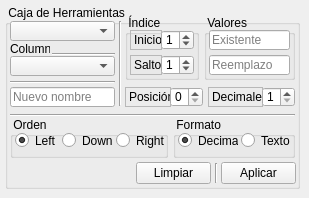
    <widget class="QWidget" name="util_transf_tab">
     <attribute name="title">
      <string notr="true">Transformación</string>
     </attribute>
     <widget class="QGroupBox" name="util_transfTools_groupBox">
      <property name="geometry">
       <rect>
        <x>5</x>
        <y>5</y>
        <width>295</width>
        <height>184</height>
       </rect>
      </property>
      <property name="title">
       <string notr="true"> Caja de Herramientas</string>
      </property>
      <widget class="QGroupBox" name="util_transfTools_order_groupBox">
       <property name="geometry">
        <rect>
         <x>5</x>
         <y>112</y>
         <width>158</width>
         <height>41</height>
        </rect>
       </property>
       <property name="title">
        <string notr="true"> Orden</string>
       </property>
       <widget class="QRadioButton" name="util_transfTools_orderDown_radioButton">
        <property name="geometry">
         <rect>
          <x>52</x>
          <y>16</y>
          <width>50</width>
          <height>15</height>
         </rect>
        </property>
        <property name="text">
         <string notr="true">Down</string>
        </property>
       </widget>
       <widget class="QRadioButton" name="util_transfTools_orderRight_radioButton">
        <property name="geometry">
         <rect>
          <x>106</x>
          <y>16</y>
          <width>50</width>
          <height>15</height>
         </rect>
        </property>
        <property name="text">
         <string notr="true">Right</string>
        </property>
       </widget>
       <widget class="QRadioButton" name="util_transfTools_orderLeft_radioButton">
        <property name="geometry">
         <rect>
          <x>5</x>
          <y>16</y>
          <width>43</width>
          <height>15</height>
         </rect>
        </property>
        <property name="text">
         <string notr="true">Left</string>
        </property>
        <property name="checked">
         <bool>true</bool>
        </property>
       </widget>
      </widget>
      <widget class="QComboBox" name="util_transfTools_columnSelection_comboBox">
       <property name="geometry">
        <rect>
         <x>5</x>
         <y>51</y>
         <width>105</width>
         <height>20</height>
        </rect>
       </property>
       <property name="currentText">
        <string notr="true"/>
       </property>
      </widget>
      <widget class="QLabel" name="util_transfTools_column_label">
       <property name="geometry">
        <rect>
         <x>5</x>
         <y>36</y>
         <width>40</width>
         <height>16</height>
        </rect>
       </property>
       <property name="text">
        <string notr="true">Columna</string>
       </property>
      </widget>
      <widget class="Line" name="util_transfTools_line_1">
       <property name="geometry">
        <rect>
         <x>47</x>
         <y>47</y>
         <width>63</width>
         <height>4</height>
        </rect>
       </property>
       <property name="orientation">
        <enum>Qt::Horizontal</enum>
       </property>
      </widget>
      <widget class="QComboBox" name="util_transfTools_toolSelection_comboBox">
       <property name="geometry">
        <rect>
         <x>5</x>
         <y>16</y>
         <width>105</width>
         <height>20</height>
        </rect>
       </property>
       <property name="currentText">
        <string notr="true"/>
       </property>
      </widget>
      <widget class="Line" name="util_transfTools_line_2">
       <property name="geometry">
        <rect>
         <x>113</x>
         <y>16</y>
         <width>4</width>
         <height>85</height>
        </rect>
       </property>
       <property name="orientation">
        <enum>Qt::Vertical</enum>
       </property>
      </widget>
      <widget class="QGroupBox" name="util_transfTools_format_groupBox">
       <property name="geometry">
        <rect>
         <x>168</x>
         <y>112</y>
         <width>122</width>
         <height>41</height>
        </rect>
       </property>
       <property name="title">
        <string notr="true"> Formato</string>
       </property>
       <widget class="QRadioButton" name="util_transfTools_formatDecimal_radioButton">
        <property name="geometry">
         <rect>
          <x>5</x>
          <y>16</y>
          <width>60</width>
          <height>15</height>
         </rect>
        </property>
        <property name="text">
         <string notr="true">Decimal</string>
        </property>
        <property name="checked">
         <bool>true</bool>
        </property>
       </widget>
       <widget class="QRadioButton" name="util_transfTools_formatText_radioButton">
        <property name="geometry">
         <rect>
          <x>68</x>
          <y>16</y>
          <width>50</width>
          <height>15</height>
         </rect>
        </property>
        <property name="text">
         <string notr="true">Texto</string>
        </property>
       </widget>
      </widget>
      <widget class="QPushButton" name="util_transfTools_apply_pushButton">
       <property name="geometry">
        <rect>
         <x>216</x>
         <y>157</y>
         <width>75</width>
         <height>22</height>
        </rect>
       </property>
       <property name="text">
        <string notr="true">Aplicar</string>
       </property>
      </widget>
      <widget class="QGroupBox" name="util_transfTools_values_groupBox">
       <property name="geometry">
        <rect>
         <x>199</x>
         <y>10</y>
         <width>91</width>
         <height>65</height>
        </rect>
       </property>
       <property name="title">
        <string notr="true"> Valores</string>
       </property>
       <widget class="QLineEdit" name="util_transfTools_valuesExistent_lineEdit">
        <property name="geometry">
         <rect>
          <x>5</x>
          <y>15</y>
          <width>81</width>
          <height>20</height>
         </rect>
        </property>
        <property name="text">
         <string notr="true"/>
        </property>
        <property name="maxLength">
         <number>32</number>
        </property>
        <property name="placeholderText">
         <string notr="true">Existente</string>
        </property>
       </widget>
       <widget class="QLineEdit" name="util_transfTools_valuesReplacement_lineEdit">
        <property name="geometry">
         <rect>
          <x>5</x>
          <y>40</y>
          <width>81</width>
          <height>20</height>
         </rect>
        </property>
        <property name="text">
         <string notr="true"/>
        </property>
        <property name="maxLength">
         <number>32</number>
        </property>
        <property name="placeholderText">
         <string notr="true">Reemplazo</string>
        </property>
       </widget>
      </widget>
      <widget class="Line" name="util_transfTools_line_3">
       <property name="geometry">
        <rect>
         <x>5</x>
         <y>75</y>
         <width>105</width>
         <height>4</height>
        </rect>
       </property>
       <property name="orientation">
        <enum>Qt::Horizontal</enum>
       </property>
      </widget>
      <widget class="QLineEdit" name="util_transfTools_columnName_lineEdit">
       <property name="geometry">
        <rect>
         <x>5</x>
         <y>82</y>
         <width>105</width>
         <height>20</height>
        </rect>
       </property>
       <property name="text">
        <string notr="true"/>
       </property>
       <property name="maxLength">
        <number>32</number>
       </property>
       <property name="placeholderText">
        <string notr="true">Nuevo nombre</string>
       </property>
      </widget>
      <widget class="Line" name="util_transfTools_line_4">
       <property name="geometry">
        <rect>
         <x>5</x>
         <y>108</y>
         <width>285</width>
         <height>4</height>
        </rect>
       </property>
       <property name="orientation">
        <enum>Qt::Horizontal</enum>
       </property>
      </widget>
      <widget class="QLabel" name="util_transfTools_position_label">
       <property name="geometry">
        <rect>
         <x>120</x>
         <y>82</y>
         <width>46</width>
         <height>20</height>
        </rect>
       </property>
       <property name="frameShape">
        <enum>QFrame::StyledPanel</enum>
       </property>
       <property name="text">
        <string notr="true">Posición</string>
       </property>
      </widget>
      <widget class="QSpinBox" name="util_transfTools_position_spinBox">
       <property name="geometry">
        <rect>
         <x>165</x>
         <y>82</y>
         <width>33</width>
         <height>20</height>
        </rect>
       </property>
      </widget>
      <widget class="QLabel" name="util_transfTools_decimals_label">
       <property name="geometry">
        <rect>
         <x>203</x>
         <y>82</y>
         <width>55</width>
         <height>20</height>
        </rect>
       </property>
       <property name="frameShape">
        <enum>QFrame::StyledPanel</enum>
       </property>
       <property name="text">
        <string notr="true">Decimales</string>
       </property>
      </widget>
      <widget class="QSpinBox" name="util_transfTools_decimals_spinBox">
       <property name="geometry">
        <rect>
         <x>257</x>
         <y>82</y>
         <width>33</width>
         <height>20</height>
        </rect>
       </property>
       <property name="minimum">
        <number>1</number>
       </property>
      </widget>
      <widget class="QGroupBox" name="util_transfTools_index_groupBox">
       <property name="geometry">
        <rect>
         <x>120</x>
         <y>10</y>
         <width>74</width>
         <height>65</height>
        </rect>
       </property>
       <property name="title">
        <string notr="true"> Índice</string>
       </property>
       <widget class="QLabel" name="util_transfTools_indexStart_label">
        <property name="geometry">
         <rect>
          <x>5</x>
          <y>15</y>
          <width>32</width>
          <height>20</height>
         </rect>
        </property>
        <property name="frameShape">
         <enum>QFrame::StyledPanel</enum>
        </property>
        <property name="text">
         <string notr="true">Inicio</string>
        </property>
       </widget>
       <widget class="QLabel" name="util_transfTools_indexStep_label">
        <property name="geometry">
         <rect>
          <x>5</x>
          <y>40</y>
          <width>32</width>
          <height>20</height>
         </rect>
        </property>
        <property name="frameShape">
         <enum>QFrame::StyledPanel</enum>
        </property>
        <property name="text">
         <string notr="true">Salto</string>
        </property>
       </widget>
       <widget class="QSpinBox" name="util_transfTools_indexStart_spinBox">
        <property name="geometry">
         <rect>
          <x>36</x>
          <y>15</y>
          <width>33</width>
          <height>20</height>
         </rect>
        </property>
        <property name="minimum">
         <number>-99</number>
        </property>
        <property name="value">
         <number>1</number>
        </property>
       </widget>
       <widget class="QSpinBox" name="util_transfTools_indexStep_spinBox">
        <property name="geometry">
         <rect>
          <x>36</x>
          <y>40</y>
          <width>33</width>
          <height>20</height>
         </rect>
        </property>
        <property name="minimum">
         <number>-99</number>
        </property>
        <property name="value">
         <number>1</number>
        </property>
       </widget>
      </widget>
      <widget class="QPushButton" name="util_transfTools_clear_pushButton">
       <property name="geometry">
        <rect>
         <x>131</x>
         <y>157</y>
         <width>75</width>
         <height>22</height>
        </rect>
       </property>
       <property name="text">
        <string notr="true">Limpiar</string>
       </property>
      </widget>
      <widget class="Line" name="util_transfTools_line_5">
       <property name="geometry">
        <rect>
         <x>209</x>
         <y>158</y>
         <width>4</width>
         <height>20</height>
        </rect>
       </property>
       <property name="orientation">
        <enum>Qt::Vertical</enum>
       </property>
      </widget>
     </widget>
    </widget>
